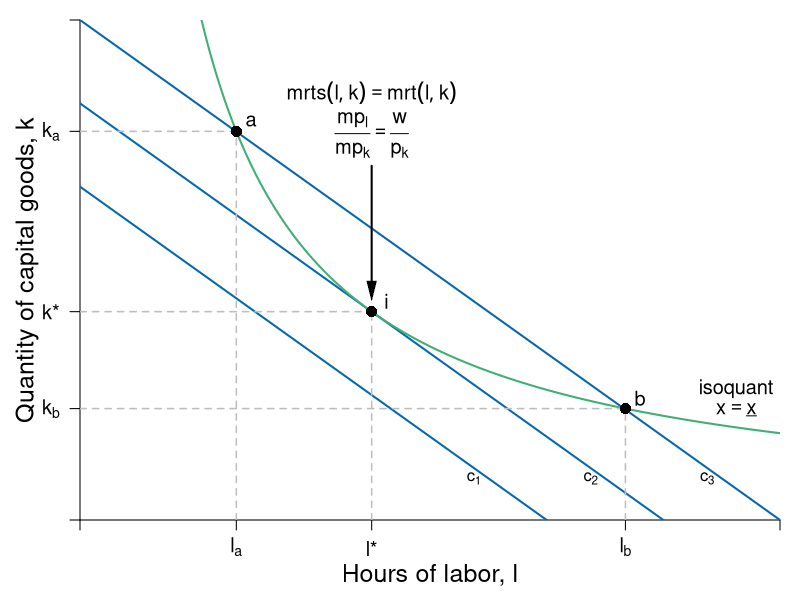

Source code (R):
require(shape)
pdf(file = "specprodexch/isocost_isoquant.pdf", width = 9, height = 7)

#Set parameters for graphics
axislabelsize <- 1.5
labelsize <- 1.2
graphlinewidth <- 2
segmentlinewidth <- 1.5

COL <- c("#7fc97f", "#beaed4", "#fdc086", "#ffff99", "#386cb0", "#f0027f", "#bf5b17", "#666666")
COLA <- c("#99d8c9","#66c2a4","#41ae76", "#238b45", "#005824")
COLB <- c("#4eb3d3", "#2b8cbe", "#0868ac","#084081")

#Edited the margins to cater for the larger LHS labels
par(mar =  c(4, 4, 1, 1))

isocost <- function(l, c = 10, w = 1, r = 1) {
  c - (w/r)*l
}


isoquant <- function(l, alpha = 0.5, x = 5) {
  (x / l^alpha)^(1/(1 - alpha))
}


xlims <- c(0, 12)
ylims <- c(0, 12)

npts <- 501 
x <- seq(xlims[1], xlims[2], length.out = npts)
y <- seq(ylims[1], ylims[2], length.out = npts) 
a <- c(13, 16.75, 19.25)

plot(0, 0, xlim = xlims, ylim = ylims, type = "n",
     xlab = expression(paste("")),
     ylab = expression(paste("")), 
     xaxt = "n", 
     yaxt = "n", 
     cex.lab = axislabelsize, 
     bty = "n",
     xaxs="i", 
     yaxs="i")

# ticksy <- seq(from = ylims[1], to = ylims[2], by = 1)
# ylabels <- seq(from = ylims[1], to = ylims[2], by = 1)
# ticksx <- seq(from = xlims[1], to = xlims[2], by = 1)
# xlabels <- seq(from = xlims[1], to = xlims[2], by = 1)
ticksy <- c(0, isoquant(l = 2.68), isoquant(l = 5), isoquant(l = 9.35) , ylims[2])
ylabels <- c(NA, expression(paste(k[a])), expression(paste(k,"*")), expression(paste(k[b])), NA)
ticksx <- c(0, 2.68, 5, 9.35, xlims[2])
xlabels <- c(NA, expression(paste(l[a])), expression(paste(l,"*")), expression(paste(l[b])), NA)




axis(1, at = ticksx, pos = 0, labels = xlabels, cex.axis = labelsize)
axis(2, at = ticksy, pos = 0, labels = ylabels, las = 1, cex.axis = labelsize)

npts <- 500 
xx1 <- seq(xlims[1], xlims[2], length.out = npts)

#lines(xx1, bcA(xx1, w = 10, p = 1.5), col = COLB[3], lwd = graphlinewidth)
lines(xx1, isocost(xx1, c = 10, w = 1, r = 1), col = COLB[3], lwd = graphlinewidth)
lines(xx1, isocost(xx1, c = 8, w = 1, r = 1), col = COLB[3], lwd = graphlinewidth)
lines(xx1, isocost(xx1, c = 12, w = 1, r = 1), col = COLB[3], lwd = graphlinewidth)
lines(xx1, isoquant(xx1, x = 5, alpha = 0.5), col = COLA[3], lwd = graphlinewidth)


#Label the axes
mtext(expression(paste("Hours of labor, ", l)), side=1, line = 2.5, cex = axislabelsize)
text(-0.9, 0.5*ylims[2], expression(paste("Quantity of capital goods, ", k)), xpd = TRUE, cex = axislabelsize, srt = 90) 

#Label the isoquant curve
text(11.25, 3.15, expression("isoquant"), cex = labelsize)
text(11.25, 2.65, expression(paste(x == underline(x))), cex = labelsize)

#Label the price lines
text(6.75, 1, expression(paste(c[1])))
#text(8, 1.3, expression(paste(p[x] == 1)))
text(8.75, 1, expression(paste(c[2])))
#text(11.3, 3.7, expression(paste(p[x] == 0.5)))
text(10.75, 1, expression(paste(c[3])))
#text(11.3, 6.5, expression(paste(p[x] == 0.25)))

#Add the contour plot for the indifference curves
# contour(x, y, 
#         outer(x, y, uA),
#         drawlabels = FALSE,
#         col = COLA[3],
#         lwd = graphlinewidth,
#         levels = a, 
#         xaxs="i", 
#         yaxs="i", 
#         add = TRUE)

#Add the offer curve (superimposed on the indifference curves tangent to the price lines)
#xx2 <- seq(2, xlims[2], length.out = npts)
#lines(xx2, offerCurve(xx2, w = 10, rmax = 2, xmax = 12), col = COL[3], lwd = graphlinewidth)

#Annotate points on offer curve mrs = p for each of p = 1, 0.5, 0.25
#Where mrs = 2 - (1/6)*x

#Label a
segments(2.68, 0, 2.68, isoquant(l = 2.68), lty = 2, col = "gray" , lwd = segmentlinewidth)
segments(0, isoquant(l = 2.68) , 2.68, isoquant(l = 2.68), lty = 2, col = "gray" , lwd = segmentlinewidth)
points(2.68, isoquant(l = 2.68), pch = 16, col = "black", cex = 1.5)
text(2.68 + 0.25, isoquant(l = 2.68) + 0.25, expression(paste(a)), cex = labelsize)

#Label b
segments(9.35, 0, 9.35, isoquant(9.35), lty = 2, col = "gray" , lwd = segmentlinewidth)
segments(0, isoquant(l = 9.35) , 9.35, isoquant(l = 9.35), lty = 2, col = "gray" , lwd = segmentlinewidth)
points(9.35, isoquant(l = 9.35), pch = 16, col = "black", cex = 1.5)
text(9.35 + 0.25, isoquant(l = 9.35) + 0.25, expression(paste(b)), cex = labelsize)


#Label i
segments(0, 5, 5, 5, lty = 2, col = "gray" , lwd = segmentlinewidth)
segments(5, 0, 5, 5, lty = 2, col = "gray" , lwd = segmentlinewidth)
points(5, 5, pch = 16, col = "black", cex = 1.5)
text(5.25, 5.25, expression(paste(i)), cex = labelsize)

#Add mrs = mrt at i
text(5, 10.25, expression(paste(mrts(l,k) == mrt(l,k))), cex = labelsize)
text(5, 9.25, expression(paste(frac(mp[l], mp[k]) == frac(w,p[k]))), cex = labelsize)
Arrows(5, 8.5, 5, 5.5, col = "black", lty = 1, lwd = 2, arr.type = "triangle", arr.lwd = 0.5)


#text(9, 5.9, expression(paste(b)), cex = labelsize)
#text(10.5, 7.775, expression(paste(c)), cex = labelsize)

dev.off()
